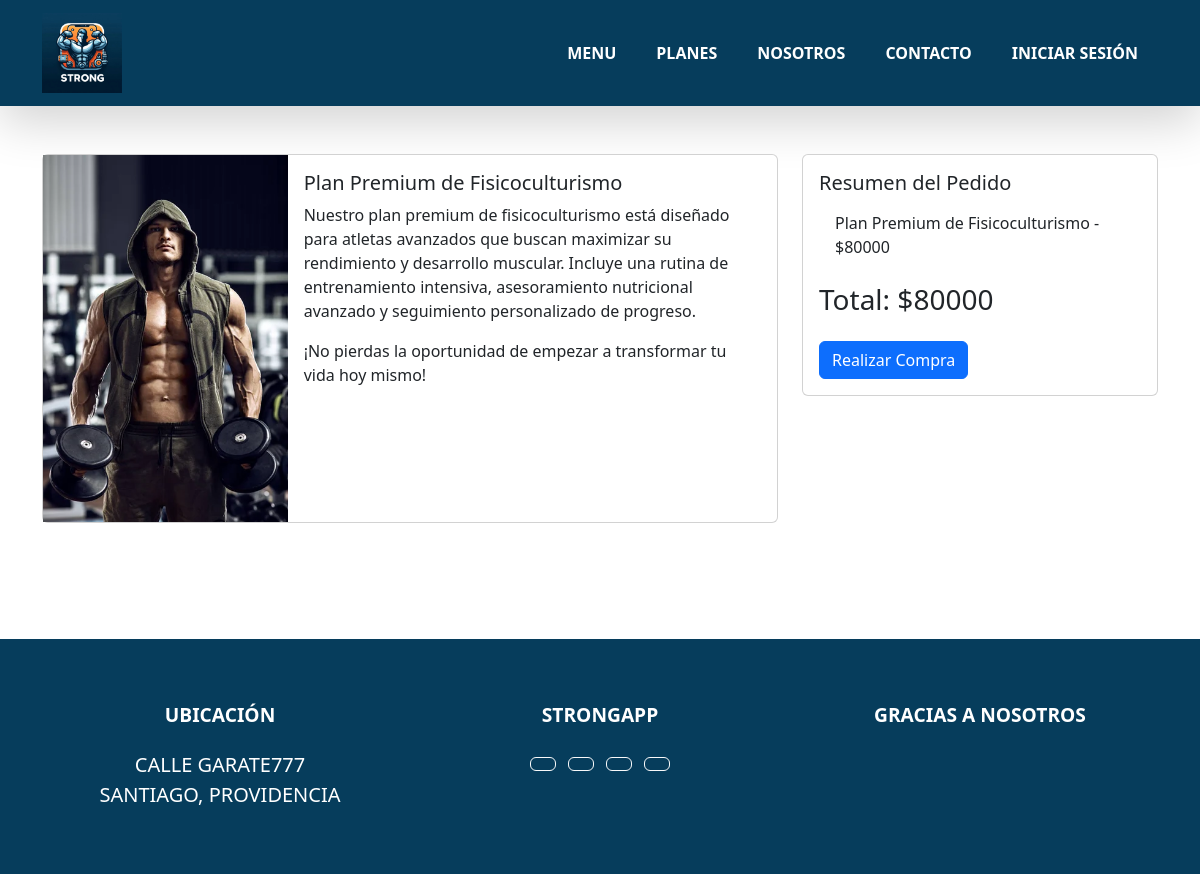
The page /Strongapp/Carrito/25 on the database its author committed.
### Strongapp/models.py (models this page shows)
class Plan(models.Model):
    id_plan = models.AutoField(primary_key=True)
    titulo = models.CharField(max_length=50,null=False,blank=False)
    descripcion = models.TextField(null=False,blank=False)
    descripcion2 = models.TextField(null=False,blank=False)
    precio = models.IntegerField(null=False,blank=False)
    duracion = models.CharField(max_length=50,null=False,blank=False)
    incluye = models.TextField(null=False,blank=False)
    imagen = models.CharField(max_length=100,null=False,blank=False)

### Strongapp/views.py (the view)
# urls.py: path('Carrito/<str:pk>', views.carrito, name='carrito'),
def carrito(request,pk):
    plan = Plan.objects.get(id_plan = pk)
    context = {
        'plan' : plan
    }
    return render(request,"pages/carrito.html", context)

### Strongapp/templates/pages/carrito.html (shortened to what this page needs)
<!DOCTYPE html>
<html lang="en">
<head>
    {% load static %}
    <link rel="stylesheet" href="{% static "css/style.css" %}">
    <link rel="stylesheet" href="{% static 'css/bootstrap.min.css' %}">
</head>
<body>
    {% include "base/header.html" %}
    <main class="container mt-5 mb-5">
        <div class="row">
            {% if plan %}
            <div class="col-md-8">
                <div class="card mb-3">
                    <div class="row g-0">
                        <div class="col-md-4">
                            <img src="{% static 'img/' %}{{plan.imagen}}" alt="Plan Básico de Entrenamiento" class="img-fluid">
                        </div>
                        <div class="col-md-8">
                            <div class="card-body">
                                <h5 class="card-title">{{plan.titulo}}</h5>
                                <p class="card-text">{{plan.descripcion}}</p>
                                <p class="card-text">¡No pierdas la oportunidad de empezar a transformar tu vida hoy mismo!</p>
                            </div>
                        </div>
                    </div>
                </div>
            </div>
            <div class="col-md-4">
                <div class="card mb-3">
                    <div class="card-body">
                        <h5 class="card-title">Resumen del Pedido</h5>
                        <ul class="list-group list-group-flush">
                            <li class="list-group-item">{{plan.titulo}} - ${{plan.precio}}</li>
                        </ul>
                        <h3 class="mt-3">Total: ${{plan.precio}}</h3>
                        <button class="btn btn-primary mt-3">Realizar Compra</button>
                    </div>
                </div>
            </div>
            {% endif%}
        </div>
    </main>
    {% include "base/footer.html" %}
</body>
</html>

### Strongapp/static/css/style.css (style rules this page uses)
body { font-family: 'Arial', sans-serif; }

### rows shown on the page
Plan: imagen (picture), titulo "Plan Premium de Fisicoculturismo", descripcion "Nuestro plan premium de fisicoculturismo está diseñado para atletas avanzados que buscan maximizar su rendimiento y desarrollo muscular. Incluye una rutina de entrenamiento intensiva, asesoramiento nutricional avanzado y seguimiento personalizado de progreso.", precio "80000"
